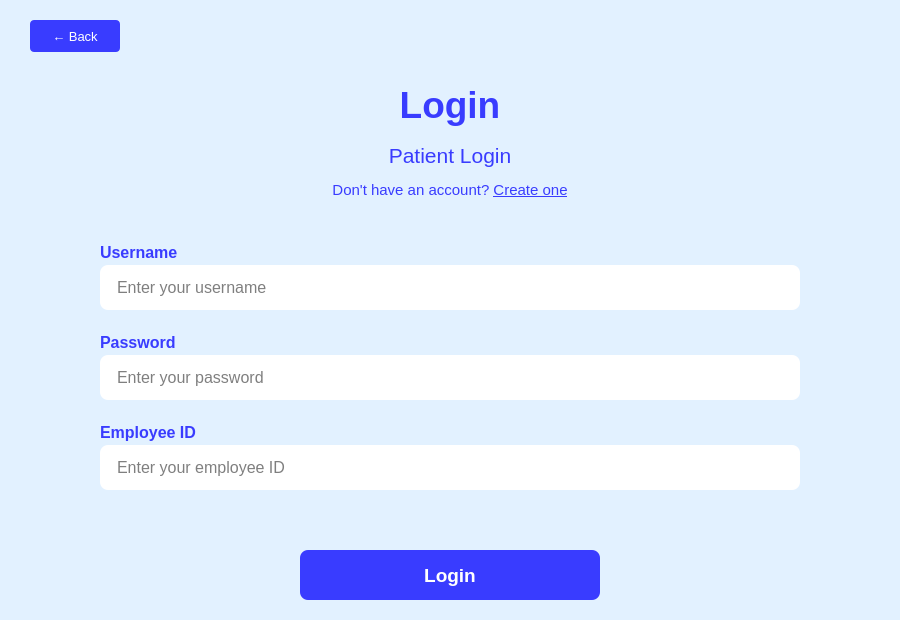
<?xml version="1.0" encoding="UTF-8"?>
<ui version="4.0">
 <class>Dialog</class>
 <widget class="QDialog" name="Dialog">
  <property name="geometry">
   <rect>
    <x>0</x>
    <y>0</y>
    <width>900</width>
    <height>620</height>
   </rect>
  </property>
  <property name="windowTitle">
   <string>Login</string>
  </property>
  <property name="styleSheet">
   <string notr="true">background-color: rgb(226, 241, 255);</string>
  </property>
  <widget class="QPushButton" name="BackButton">
   <property name="geometry">
    <rect>
     <x>30</x>
     <y>20</y>
     <width>90</width>
     <height>32</height>
    </rect>
   </property>
   <property name="styleSheet">
    <string notr="true">background-color: rgb(57, 60, 255); color: white; font-size: 10pt; border-radius: 4px;</string>
   </property>
   <property name="text">
    <string>← Back</string>
   </property>
  </widget>
  <widget class="QLabel" name="titleLabel">
   <property name="geometry">
    <rect>
     <x>0</x>
     <y>80</y>
     <width>900</width>
     <height>50</height>
    </rect>
   </property>
   <property name="styleSheet">
    <string notr="true">color: rgb(57, 60, 255); font-size: 28pt; font-weight: bold;</string>
   </property>
   <property name="text">
    <string>Login</string>
   </property>
   <property name="alignment">
    <set>Qt::AlignmentFlag::AlignCenter</set>
   </property>
  </widget>
  <widget class="QLabel" name="roleDisplayLabel">
   <property name="geometry">
    <rect>
     <x>0</x>
     <y>140</y>
     <width>900</width>
     <height>30</height>
    </rect>
   </property>
   <property name="styleSheet">
    <string notr="true">color: rgb(57, 60, 255); font-size: 16pt;</string>
   </property>
   <property name="text">
    <string>Patient Login</string>
   </property>
   <property name="alignment">
    <set>Qt::AlignmentFlag::AlignCenter</set>
   </property>
  </widget>
  <widget class="QLabel" name="signupLink">
   <property name="geometry">
    <rect>
     <x>0</x>
     <y>175</y>
     <width>900</width>
     <height>30</height>
    </rect>
   </property>
   <property name="styleSheet">
    <string notr="true">color: rgb(57, 60, 255); font-size: 11pt;</string>
   </property>
   <property name="text">
    <string>Don't have an account? &lt;a href='signup' style='color:rgb(57,60,255);'&gt;Create one&lt;/a&gt;</string>
   </property>
   <property name="alignment">
    <set>Qt::AlignmentFlag::AlignCenter</set>
   </property>
   <property name="openExternalLinks">
    <bool>false</bool>
   </property>
  </widget>
  <widget class="QLabel" name="lUsername">
   <property name="geometry">
    <rect>
     <x>100</x>
     <y>240</y>
     <width>700</width>
     <height>25</height>
    </rect>
   </property>
   <property name="styleSheet">
    <string notr="true">color: rgb(57, 60, 255); font-size: 12pt; font-weight: bold;</string>
   </property>
   <property name="text">
    <string>Username</string>
   </property>
  </widget>
  <widget class="QLineEdit" name="Username">
   <property name="geometry">
    <rect>
     <x>100</x>
     <y>265</y>
     <width>700</width>
     <height>45</height>
    </rect>
   </property>
   <property name="styleSheet">
    <string notr="true">font-size: 12pt; color: rgb(0,0,0); background-color: white; border-radius: 8px; padding-left: 15px;</string>
   </property>
   <property name="placeholderText">
    <string>Enter your username</string>
   </property>
  </widget>
  <widget class="QLabel" name="lPassword">
   <property name="geometry">
    <rect>
     <x>100</x>
     <y>330</y>
     <width>700</width>
     <height>25</height>
    </rect>
   </property>
   <property name="styleSheet">
    <string notr="true">color: rgb(57, 60, 255); font-size: 12pt; font-weight: bold;</string>
   </property>
   <property name="text">
    <string>Password</string>
   </property>
  </widget>
  <widget class="QLineEdit" name="Password">
   <property name="geometry">
    <rect>
     <x>100</x>
     <y>355</y>
     <width>700</width>
     <height>45</height>
    </rect>
   </property>
   <property name="styleSheet">
    <string notr="true">font-size: 12pt; color: rgb(0,0,0); background-color: white; border-radius: 8px; padding-left: 15px;</string>
   </property>
   <property name="echoMode">
    <enum>QLineEdit::EchoMode::Password</enum>
   </property>
   <property name="placeholderText">
    <string>Enter your password</string>
   </property>
  </widget>
  <widget class="QLabel" name="lEmployeeID">
   <property name="geometry">
    <rect>
     <x>100</x>
     <y>420</y>
     <width>700</width>
     <height>25</height>
    </rect>
   </property>
   <property name="visible">
    <bool>false</bool>
   </property>
   <property name="styleSheet">
    <string notr="true">color: rgb(57, 60, 255); font-size: 12pt; font-weight: bold;</string>
   </property>
   <property name="text">
    <string>Employee ID</string>
   </property>
  </widget>
  <widget class="QLineEdit" name="EmployeeID">
   <property name="geometry">
    <rect>
     <x>100</x>
     <y>445</y>
     <width>700</width>
     <height>45</height>
    </rect>
   </property>
   <property name="visible">
    <bool>false</bool>
   </property>
   <property name="styleSheet">
    <string notr="true">font-size: 12pt; color: rgb(0,0,0); background-color: white; border-radius: 8px; padding-left: 15px;</string>
   </property>
   <property name="placeholderText">
    <string>Enter your employee ID</string>
   </property>
  </widget>
  <widget class="QLabel" name="errorLabel">
   <property name="geometry">
    <rect>
     <x>100</x>
     <y>505</y>
     <width>700</width>
     <height>25</height>
    </rect>
   </property>
   <property name="styleSheet">
    <string notr="true">color: #dc2626; font-size: 11pt;</string>
   </property>
   <property name="text">
    <string/>
   </property>
   <property name="alignment">
    <set>Qt::AlignmentFlag::AlignCenter</set>
   </property>
  </widget>
  <widget class="QPushButton" name="LoginButton">
   <property name="geometry">
    <rect>
     <x>300</x>
     <y>550</y>
     <width>300</width>
     <height>50</height>
    </rect>
   </property>
   <property name="styleSheet">
    <string notr="true">background-color: rgb(57, 60, 255); color: white; font-size: 14pt; font-weight: bold; border-radius: 8px;</string>
   </property>
   <property name="text">
    <string>Login</string>
   </property>
  </widget>
 </widget>
 <resources/>
 <connections/>
</ui>
